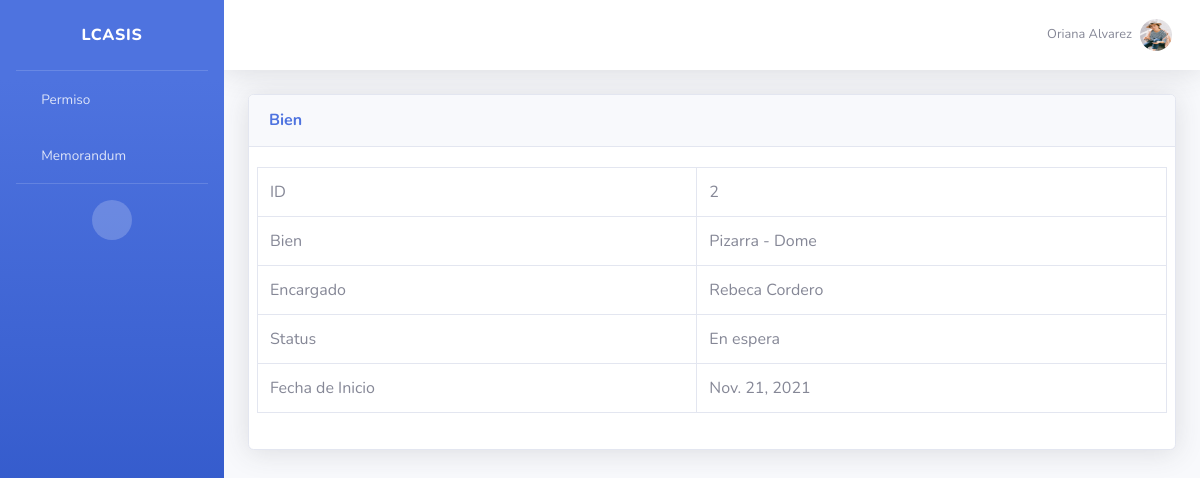
The app's page /reporte/ver/2/ (signed in) with its own data.
### app/models.py (models this page shows, shortened)
class Personal(models.Model):
	cedula = models.CharField(max_length=8, unique=True)
	nombre = models.CharField(max_length=50)
	telefono = models.CharField(max_length=12)
	direccion = models.CharField(max_length=100)
	correo = models.CharField(max_length=50, null=True)
	cargo = models.CharField(max_length=1, choices=CARGOS)
	horas = models.IntegerField(blank=True, null=True)
	salario = models.IntegerField()
	fecha_nacimiento = models.DateField()
	fecha_inicio = models.DateField()
	fecha_fin = models.DateField(blank=True, null=True)
	imagen = models.ImageField(upload_to="media/perfiles", blank=True, null=True)
	usuario = models.ForeignKey(User, on_delete=models.CASCADE)
	def __str__(self):
		return self.nombre

class Reporte(models.Model):
	observacion = models.CharField(max_length=100, null=True, blank=True)
	status = models.CharField(max_length=1, choices=STATUS_2, default="E")
	fecha_inicio = models.DateField(default=timezone.now)
	fecha_fin = models.DateField(null=True, blank=True)
	bien = models.ForeignKey(Bien, on_delete=models.CASCADE)

class Bien(models.Model):
	nombre = models.CharField(max_length=50)
	status = models.CharField(max_length=1, choices=STATUS)
	fecha = models.DateField()
	tipo = models.ForeignKey(Tipo_Bien, on_delete=models.CASCADE)
	departamento = models.ForeignKey(Departamento, on_delete=models.CASCADE)
	def __str__(self):
		cadena = "{0} - {1}"
		return cadena.format(self.tipo, self.nombre)

class Tipo_Bien(models.Model):
	nombre = models.CharField(max_length=50)
	def __str__(self):
		return self.nombre

### app/views.py (the view)
# urls.py: path('reporte/ver/<int:pk>/', views.VerReporte.as_view(), name="ver_reporte"),
class VerReporte(GroupRequiredMixin, DetailView):
	group_required = [u'secretario', u'profesor']
	template_name = "reporte/ver.html"
	model = models.Reporte

### app/templatetags/app_extras.py (called while the page is built)
@register.simple_tag
def get_user_lca(usuario):
	grupo = usuario.groups.all()[0].name
	if grupo == 'alumno':
		return Alumno.objects.get(usuario_id=usuario.id)
	else:
		return Personal.objects.get(usuario_id=usuario.id)

@register.simple_tag
def get_grupo_lca(grupos):
	return grupos.all()[0].name

### templates/reporte/ver.html (shortened to what this page needs)
{% extends "bases/dashboard.html" %}
{% load app_extras %}
{% block content %}
<div class="card shadow mb-4">
  <div class="card-header py-3">
    <h6 class="m-0 font-weight-bold text-primary">Bien</h6>
  </div>
  <div class="card-body row">
    <div class="table-responsive">
      <table class="table table-bordered" id="dataTable" width="100%" cellspacing="0">
        <tbody>
          <tr>
            <td>ID</td>
            <td>{{ object.id }}</td>
          </tr>
          <tr>
            <td>Bien</td>
            <td>{{ object.bien }}</td>
          </tr>
          <tr>
            <td>Encargado</td>
            <td>
              {% for p in object.bien.departamento.personal.all %}
                {{ p }}
              {% endfor %}
            </td>
          </tr>
          <tr>
            <td>Status</td>
            <td>{{ object.get_status_display }}</td>
          </tr>
          <tr>
            <td>Fecha de Inicio</td>
            <td>{{ object.fecha_inicio }}</td>
          </tr>
        </tbody>
      </table>
    </div>
  </div>
  {% get_grupo_lca request.user.groups as usuario_grupo %}
</div>
{% endblock %}

### templates/bases/dashboard.html (shortened to what this page needs)
{% load static %}
{% load app_extras %}
{% get_user_lca request.user as usuario %}
{% get_grupo_lca request.user.groups as grupo %}
<!DOCTYPE html>
<html lang="en">
<head>
    <link href="{% static 'vendor/fontawesome-free/css/all.min.css' %}" rel="stylesheet" type="text/css">
    <link href="{% static 'css/sb-admin-2.min.css' %}" rel="stylesheet">
    <link href="{% static 'vendor/datatables/dataTables.bootstrap4.min.css' %}" rel="stylesheet">
    <link rel="stylesheet" type="text/css" href="{% static 'css/styles.css' %}">
</head>
<body id="page-top">
    <div id="wrapper">
        <ul class="navbar-nav bg-gradient-primary sidebar sidebar-dark accordion" id="accordionSidebar">
            <a class="sidebar-brand d-flex align-items-center justify-content-center" href="{% url 'index' %}">
                <div class="mx-3">LCASIS</div>
            </a>
            <hr class="sidebar-divider my-0">
            {% if grupo == "secretario" or grupo == "profesor" or grupo == "administrativo" or grupo == "obrero" %}
            <li class="nav-item">
                <a class="nav-link" href="{% url 'permiso' %}">
                    <i class="fas fa-fw fa-plus"></i>
                    <span>Permiso</span></a>
            </li>            <li class="nav-item">
                <a class="nav-link" href="{% url 'memorandum' %}">
                    <i class="fas fa-fw fa-sticky-note"></i>
                    <span>Memorandum</span></a>
            </li>
            {% endif %}
            <hr class="sidebar-divider d-none d-md-block">
            <div class="text-center d-none d-md-inline">
                <button class="rounded-circle border-0" id="sidebarToggle"></button>
            </div>
        </ul>
        <div id="content-wrapper" class="d-flex flex-column">
            <div id="content">
                <nav class="navbar navbar-expand navbar-light bg-white topbar mb-4 static-top shadow">
                    <ul class="navbar-nav ml-auto">
                        <li class="nav-item dropdown no-arrow">
                            <a class="nav-link dropdown-toggle" href="#" id="userDropdown" role="button"
                                data-toggle="dropdown" aria-haspopup="true" aria-expanded="false">
                                <span class="mr-2 d-none d-lg-inline text-gray-600 small">{{ usuario.nombre }}</span>
                                <img class="img-profile rounded-circle"
                                    src="{{ usuario.imagen.url }}">
                            </a>
                        </li>
                    </ul>
                </nav>
                <div class="container-fluid">
                    {% block content %}{% endblock %}
                </div>
            </div>
        </div>
    </div>
</body>
</html>

### static/css/styles.css (style rules this page uses)
.dropdown-toggle::after { display: none; }

### records on screen
Personal: nombre "Oriana Alvarez", imagen (picture)
Reporte: id "2", bien "Pizarra - Dome", status "En espera", fecha_inicio "Nov. 21, 2021"
Personal: nombre "Rebeca Cordero"
